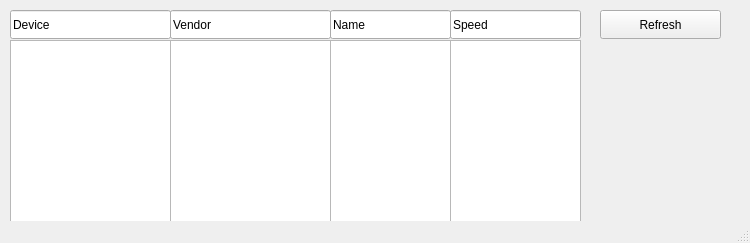
<?xml version="1.0" encoding="UTF-8"?>
<ui version="4.0">
 <class>MainWindow</class>
 <widget class="QMainWindow" name="MainWindow">
  <property name="geometry">
   <rect>
    <x>0</x>
    <y>0</y>
    <width>750</width>
    <height>243</height>
   </rect>
  </property>
  <property name="windowTitle">
   <string>USB devices status</string>
  </property>
  <widget class="QWidget" name="centralwidget">
   <widget class="QListWidget" name="nameField">
    <property name="geometry">
     <rect>
      <x>330</x>
      <y>40</y>
      <width>121</width>
      <height>201</height>
     </rect>
    </property>
   </widget>
   <widget class="QLineEdit" name="package_2">
    <property name="geometry">
     <rect>
      <x>10</x>
      <y>10</y>
      <width>161</width>
      <height>29</height>
     </rect>
    </property>
    <property name="text">
     <string>Device</string>
    </property>
   </widget>
   <widget class="QPushButton" name="refreshButton">
    <property name="geometry">
     <rect>
      <x>600</x>
      <y>10</y>
      <width>121</width>
      <height>29</height>
     </rect>
    </property>
    <property name="text">
     <string>Refresh</string>
    </property>
   </widget>
   <widget class="QLineEdit" name="version">
    <property name="geometry">
     <rect>
      <x>170</x>
      <y>10</y>
      <width>161</width>
      <height>29</height>
     </rect>
    </property>
    <property name="text">
     <string>Vendor</string>
    </property>
   </widget>
   <widget class="QListWidget" name="vendorField">
    <property name="geometry">
     <rect>
      <x>170</x>
      <y>40</y>
      <width>161</width>
      <height>201</height>
     </rect>
    </property>
   </widget>
   <widget class="QLineEdit" name="version_2">
    <property name="geometry">
     <rect>
      <x>330</x>
      <y>10</y>
      <width>121</width>
      <height>29</height>
     </rect>
    </property>
    <property name="text">
     <string>Name</string>
    </property>
   </widget>
   <widget class="QListWidget" name="deviceField">
    <property name="geometry">
     <rect>
      <x>10</x>
      <y>40</y>
      <width>161</width>
      <height>201</height>
     </rect>
    </property>
   </widget>
   <widget class="QLineEdit" name="version_3">
    <property name="geometry">
     <rect>
      <x>450</x>
      <y>10</y>
      <width>131</width>
      <height>29</height>
     </rect>
    </property>
    <property name="text">
     <string>Speed</string>
    </property>
   </widget>
   <widget class="QListWidget" name="speedField">
    <property name="geometry">
     <rect>
      <x>450</x>
      <y>40</y>
      <width>131</width>
      <height>201</height>
     </rect>
    </property>
   </widget>
  </widget>
  <widget class="QStatusBar" name="statusbar"/>
 </widget>
 <resources/>
 <connections/>
</ui>
